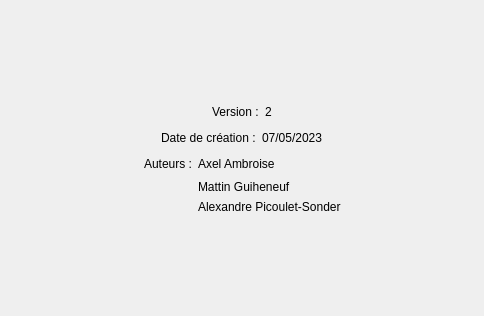
<?xml version="1.0" encoding="UTF-8"?>
<ui version="4.0">
 <class>Dialog</class>
 <widget class="QDialog" name="Dialog">
  <property name="geometry">
   <rect>
    <x>0</x>
    <y>0</y>
    <width>484</width>
    <height>316</height>
   </rect>
  </property>
  <property name="windowTitle">
   <string>Dialog</string>
  </property>
  <layout class="QVBoxLayout" name="verticalLayout">
   <item>
    <spacer name="verticalSpacer_2">
     <property name="orientation">
      <enum>Qt::Vertical</enum>
     </property>
     <property name="sizeHint" stdset="0">
      <size>
       <width>20</width>
       <height>40</height>
      </size>
     </property>
    </spacer>
   </item>
   <item>
    <layout class="QHBoxLayout" name="hLayoutVersion">
     <item>
      <spacer name="horizontalSpacer">
       <property name="orientation">
        <enum>Qt::Horizontal</enum>
       </property>
       <property name="sizeHint" stdset="0">
        <size>
         <width>40</width>
         <height>20</height>
        </size>
       </property>
      </spacer>
     </item>
     <item>
      <widget class="QLabel" name="lVersion">
       <property name="text">
        <string>Version :</string>
       </property>
      </widget>
     </item>
     <item>
      <widget class="QLabel" name="lValeurVersion">
       <property name="text">
        <string>2</string>
       </property>
      </widget>
     </item>
     <item>
      <spacer name="horizontalSpacer_2">
       <property name="orientation">
        <enum>Qt::Horizontal</enum>
       </property>
       <property name="sizeHint" stdset="0">
        <size>
         <width>40</width>
         <height>20</height>
        </size>
       </property>
      </spacer>
     </item>
    </layout>
   </item>
   <item>
    <layout class="QHBoxLayout" name="hLayoutDateCreation">
     <item>
      <spacer name="horizontalSpacer_4">
       <property name="orientation">
        <enum>Qt::Horizontal</enum>
       </property>
       <property name="sizeHint" stdset="0">
        <size>
         <width>40</width>
         <height>20</height>
        </size>
       </property>
      </spacer>
     </item>
     <item>
      <widget class="QLabel" name="lDateCreation">
       <property name="text">
        <string>Date de création :</string>
       </property>
      </widget>
     </item>
     <item>
      <widget class="QLabel" name="lValeurDateCreation">
       <property name="text">
        <string>07/05/2023</string>
       </property>
      </widget>
     </item>
     <item>
      <spacer name="horizontalSpacer_3">
       <property name="orientation">
        <enum>Qt::Horizontal</enum>
       </property>
       <property name="sizeHint" stdset="0">
        <size>
         <width>40</width>
         <height>20</height>
        </size>
       </property>
      </spacer>
     </item>
    </layout>
   </item>
   <item>
    <layout class="QGridLayout" name="gLayoutAuteur">
     <item row="2" column="2">
      <widget class="QLabel" name="lAuteurAlex">
       <property name="text">
        <string>Alexandre Picoulet-Sonder</string>
       </property>
      </widget>
     </item>
     <item row="0" column="2">
      <widget class="QLabel" name="lAuteurAxel">
       <property name="text">
        <string>Axel Ambroise</string>
       </property>
      </widget>
     </item>
     <item row="0" column="0">
      <spacer name="horizontalSpacer_5">
       <property name="orientation">
        <enum>Qt::Horizontal</enum>
       </property>
       <property name="sizeHint" stdset="0">
        <size>
         <width>40</width>
         <height>20</height>
        </size>
       </property>
      </spacer>
     </item>
     <item row="1" column="2">
      <widget class="QLabel" name="lAuteurMattin">
       <property name="text">
        <string>Mattin Guiheneuf</string>
       </property>
      </widget>
     </item>
     <item row="0" column="1">
      <widget class="QLabel" name="lAuteurs">
       <property name="text">
        <string>Auteurs :</string>
       </property>
      </widget>
     </item>
     <item row="0" column="3">
      <spacer name="horizontalSpacer_6">
       <property name="orientation">
        <enum>Qt::Horizontal</enum>
       </property>
       <property name="sizeHint" stdset="0">
        <size>
         <width>40</width>
         <height>20</height>
        </size>
       </property>
      </spacer>
     </item>
    </layout>
   </item>
   <item>
    <spacer name="verticalSpacer">
     <property name="orientation">
      <enum>Qt::Vertical</enum>
     </property>
     <property name="sizeHint" stdset="0">
      <size>
       <width>20</width>
       <height>40</height>
      </size>
     </property>
    </spacer>
   </item>
  </layout>
 </widget>
 <resources/>
 <connections/>
</ui>
